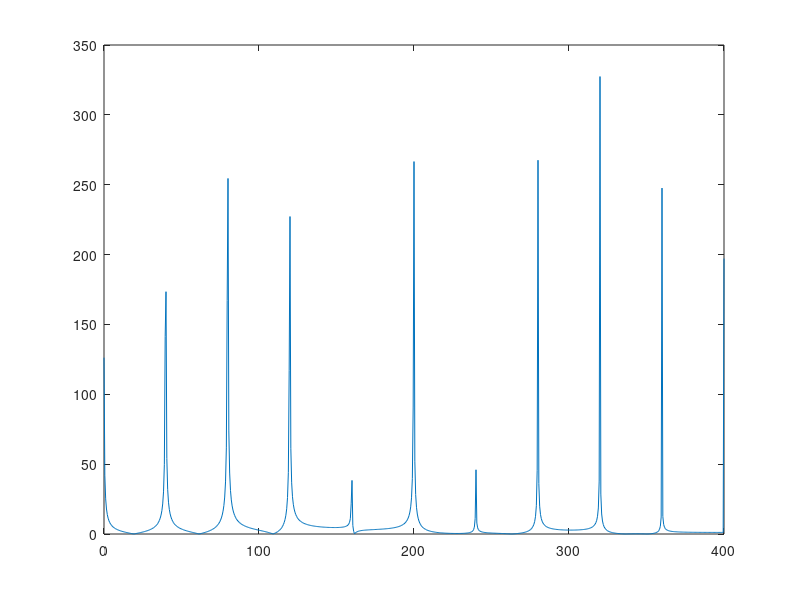

MATLAB code for this plot: (Note: this script raises an error after producing the figure.)
fc =200;
fm =40;
kf=1;
Fs=4*fc;
L=1500;
t=(0:L)*(1/Fs);
f = Fs*(0:(L/2))/L;

beta = 4;

f1=figure;
f2=figure;

Xfm = cos(2*pi*fc*t + beta*sin(2*pi*fm*t));

figure(f1);
Y=abs(fftshift(fft(Xfm)));
plot(f,Y(1:L/2+1));
title(['(',num2str(n),') Fourier plot of Xfm(t) for fm = ',num2str(fm),'.']);

figure(f2);
plot(t(1:100),Xfm(1:100));
title(['(',num2str(n),') Time series plot of Xfm(t) for fm = ',num2str(fm),'.']);